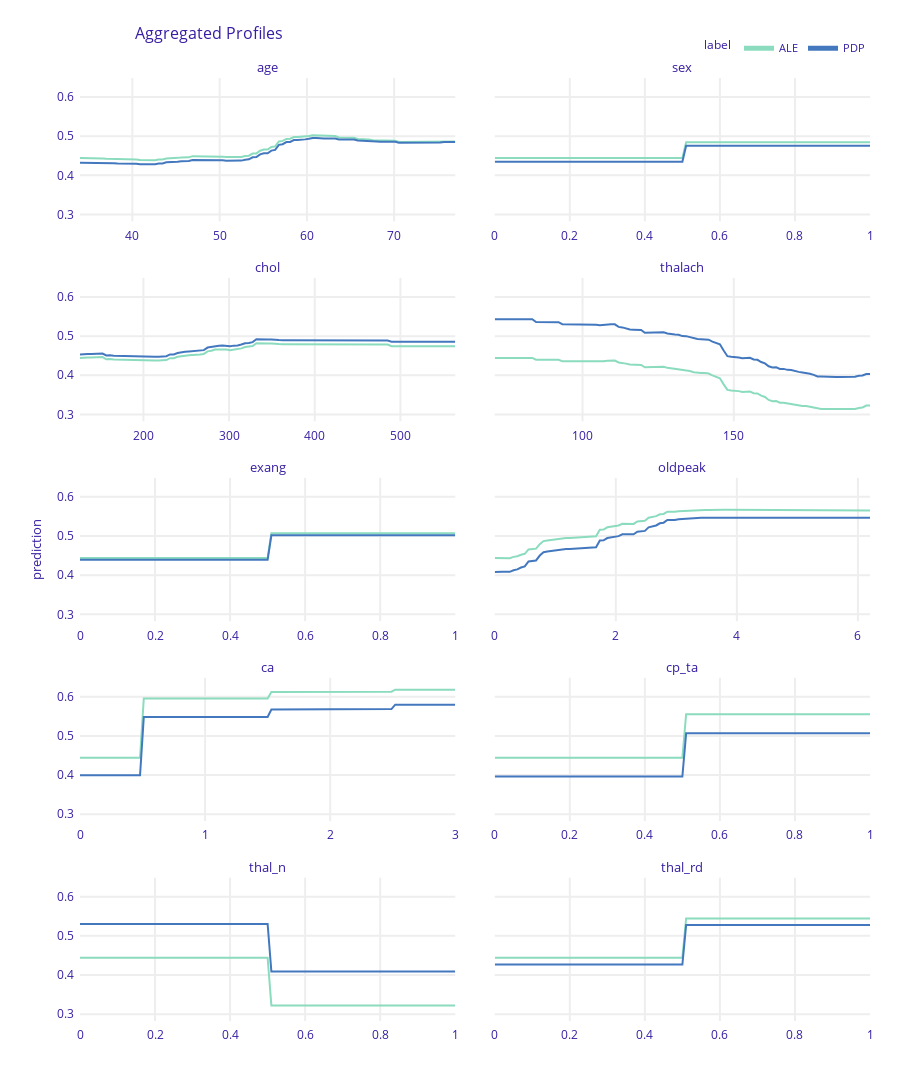

The notebook cell saved with this chart:
### Code cell
ale_rf.plot(pdp_rf, variables=var)
